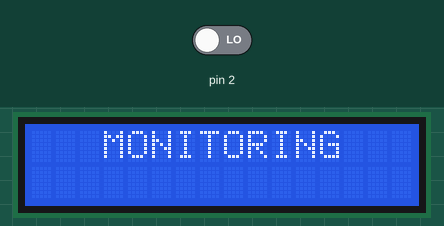
A program run on a simulated Arduino Uno, built with avr-gcc and run on an emulated ATmega328P. On the bench: 16×2 character LCD. The test bench sets the inputs (shaded band); at power-on: pin 2 LOW. What the program prints to the serial monitor is not drawn.

Above: at 0.6 s.
At 1.6 s:
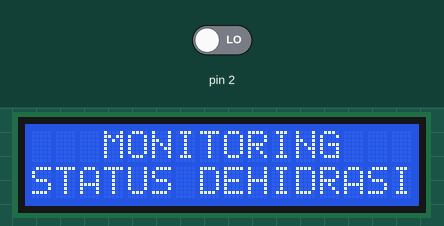

The program:

main.cpp
```cpp
#include <Arduino.h>
#include <Wire.h>
#include <LiquidCrystal_I2C.h>
#include <SoftwareSerial.h>
#define data_rx 7
#define data_tx 8
LiquidCrystal_I2C lcd(0x27, 2, 1, 0, 4, 5, 6, 7, 3, POSITIVE); // Set the LCD I2C address
SoftwareSerial data(data_rx, data_tx);
void ISR_INTO(void);
void TCS(void);
void timer2_init(void);


int s0 = 3, s1 = 4, s2 = 5, s3 = 6;
int flag = 0;
int counter = 0;
int countR = 0, countG = 0, countB = 0;

int t1 = 3;
int t2 = 3;
int t3 = 3;
int t4 = 3;
int t5 = 4;

int R1_L = 19 - t1, R1_H = 19 + t1;
int G1_L = 8 - t1, G1_H = 8 + t1;
int B1_L = 8 - t1, B1_H = 8 + t1;

int R2_L = 21 - t2, R2_H = 21 + t2;
int G2_L = 10 - t2, G2_H = 10 + t2;
int B2_L = 9 - t2, B2_H = 9 + t2;

int R3_L = 25 - t3, R3_H = 25 + t3;
int G3_L = 15 - t3, G3_H = 15 + t3;
int B3_L = 10 - t3, B3_H = 10 + t3;

int R4_L = 25 - t4, R4_H = 25 + t4;
int G4_L = 17 - t4, G4_H = 17 + t4;
int B4_L = 13 - t4, B4_H = 13 + t4;

int R5_L = 26 - t5, R5_H = 26 + t5;
int G5_L = 22 - t5, G5_H = 22 + t5;
int B5_L = 24 - t5, B5_H = 24 + t5;

void setup()
{
  Serial.begin(115200);
  data.begin(9600);
  lcd.begin(16, 2);
  lcd.backlight();
  delay(250);
  lcd.noBacklight();
  delay(250);
  lcd.backlight();

  lcd.setCursor(0, 0);
  lcd.print("   MONITORING   ");
  delay(1000);
  lcd.setCursor(0, 1);
  lcd.print("STATUS DEHIDRASI");
  delay(1000);

  pinMode(s0, OUTPUT);
  pinMode(s1, OUTPUT);
  pinMode(s2, OUTPUT);
  pinMode(s3, OUTPUT);
}
void TCS()
{
  digitalWrite(s1, HIGH);
  digitalWrite(s0, LOW);
  flag = 0;
  attachInterrupt(0, ISR_INTO, CHANGE);
  timer2_init();
}
void ISR_INTO()
{
  counter++;
}
void timer2_init(void)
{
  TCCR2A = 0x00;
  TCCR2B = 0x07; //the clock frequency source 1024 points
  TCNT2 = 100;   //10 ms overflow again
  TIMSK2 = 0x01; //allow interrupt
}
int i = 0;
ISR(TIMER2_OVF_vect) //the timer 2, 10ms interrupt overflow again. Internal overflow interrupt executive function
{
  TCNT2 = 100;
  flag++;
  if (flag == 1)
  {
    counter = 0;
  }
  else if (flag == 2)
  {
    digitalWrite(s2, LOW);
    digitalWrite(s3, LOW);
    countR = counter / 1.051;
    Serial.print("red=");
    Serial.println(countR, DEC);
    digitalWrite(s2, HIGH);
    digitalWrite(s3, HIGH);
  }
  else if (flag == 3)
  {
    countG = counter / 1.0157;
    Serial.print("green=");
    Serial.println(countG, DEC);
    digitalWrite(s2, LOW);
    digitalWrite(s3, HIGH);
  }
  else if (flag == 4)
  {
    countB = counter / 1.114;
    Serial.print("blue=");
    Serial.println(countB, DEC);
    digitalWrite(s2, LOW);
    digitalWrite(s3, LOW);
  }
  else
  {
    flag = 0;
    TIMSK2 = 0x00;
  }
  counter = 0;
  delay(2);
}
void loop()
{
  delay(10);
  TCS();

  /*
  lcd.setCursor(0,0);
  lcd.print("R=");
  lcd.print(countR);

  lcd.print(" G=");
  lcd.print(countG);

  lcd.print(" B=");
  lcd.print(countB);
*/

  if ((countR > R1_L && countR < R1_H) && (countG > G1_L && countG < G1_H) && (countB > B1_L && countB < B1_H))
  {
    lcd.clear();
    lcd.setCursor(0, 0);
    lcd.print("STATUS DEHIDRASI");

    lcd.setCursor(0, 1);
    lcd.print(" SANGAT  BERAT  ");
    data.write("4");
    delay(1000);
  }
  else if ((countR >= R2_L && countR <= R2_H) && (countG >= G2_L && countG <= G2_H) && (countB >= B2_L && countB <= B2_H))
  {
    lcd.clear();
    lcd.setCursor(0, 0);
    lcd.print("STATUS DEHIDRASI");

    lcd.setCursor(0, 1);
    lcd.print("      BERAT     ");
    data.write("3");
    delay(1000);
  }
  else if ((countR >= R3_L && countR <= R3_H) && (countG >= G3_L && countG <= G3_H) && (countB >= B3_L && countB <= B3_H))
  {
    lcd.clear();
    lcd.setCursor(0, 0);
    lcd.print("STATUS DEHIDRASI");

    lcd.setCursor(0, 1);
    lcd.print("    Dehidrasi   ");

    data.write("2");
    delay(1000);
  }
  else if ((countR >= R4_L && countR <= R4_H) && (countG >= G4_L && countG <= G4_H) && (countB >= B4_L && countB <= B4_H))
  {
    lcd.clear();
    lcd.setCursor(0, 0);
    lcd.print("STATUS DEHIDRASI");

    lcd.setCursor(0, 1);
    lcd.print("     RINGAN     ");

    data.write("1");
    delay(1000);
  }
  else if ((countR >= R5_L && countR <= R5_H) && (countG >= G5_L && countG <= G5_H) && (countB >= B5_L && countB <= B5_H))
  {
    lcd.clear();
    lcd.setCursor(0, 0);
    lcd.print("STATUS DEHIDRASI");

    lcd.setCursor(0, 1);
    lcd.print("      AMAN      ");

    data.write("0");
    delay(1000);
  }
  else
  {
    lcd.setCursor(0, 0);
    lcd.print("   MONITORING   ");
    lcd.setCursor(0, 1);
    lcd.print("STATUS DEHIDRASI");
    delay(1000);
  }
}
```

Measured:
- what the display in image 0 shows lasts 1.0 s, from 0.6 s to 1.6 s
